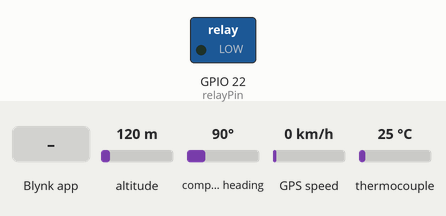
Simulated run of this sketch. Board: ESP32. Shown: switched loads named in the sketch (green lamp = pin HIGH). The inputs (shaded band) are chosen by the test bench; at power-on: compass heading 90°, altitude 120 m, GPS speed 0 km/h, thermocouple 25 °C. WiFi joins after 1.5 s; servers stay silent unless stated; the GPS gets a fix after 3 s at 37.7749, -122.4194 with 8 satellites; what the sketch prints to the serial monitor is not drawn.

Above: at 3.3 s.
3.4 s: Blynk app writes 1 to V2
At 4.9 s:
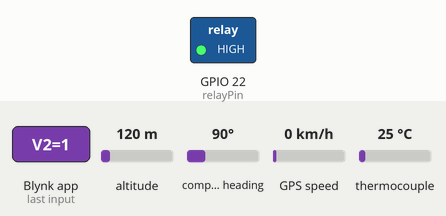
6.6 s: compass heading set to 7°
8.7 s: compass heading set to 269°
Timing chart, 0 to 11.7 s (numbered marks = the images above; inputs shaded):
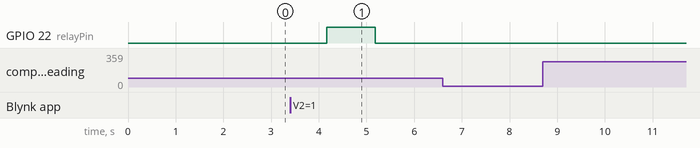

The sketch:

working_with_gps.ino
```cpp
#define BLYNK_TEMPLATE_ID "TMPL6fzI-_4I4"
#define BLYNK_DEVICE_NAME "Smart Switch"
#define BLYNK_AUTH_TOKEN "qYWpT0-IW6NpnsCVxUxEh6fu4-80ctrh"

#define BLYNK_PRINT Serial
#include <WiFi.h>
#include <TinyGPS++.h>
#include <SoftwareSerial.h>
#define BLYNK_PRINT Serial
//#include <ESP8266WiFi.h>
#include <BlynkSimpleEsp32.h>

#include "max6675.h" // max6675.h file is part of the library that you should download from Robojax.com

int soPin = 19;// SO=Serial Out
int csPin = 5;// CS = chip select CS pin
int sckPin = 18;// SCK = Serial Clock pin

MAX6675 james(sckPin, csPin, soPin);// create instance object of MAX6675

static const int RXPin = 2, TXPin = 15;   // GPIO 4=D2(conneect Tx of GPS) and GPIO 5=D1(Connect Rx of GPS
static const uint32_t GPSBaud = 9600; //if Baud rate 9600 didn't work in your case then use 4800

TinyGPSPlus gps;      // The TinyGPS++ object
WidgetMap myMap(V0);  // V0 for virtual pin of Map Widget
SoftwareSerial mygps(RXPin, TXPin);  // The serial connection to the GPS device


float latitude;     //Storing the Latitude
float longitude;    //Storing the Longitude
float velocity;     //Variable  to store the velocity
float sats;         //Variable to store no. of satellites response
String bearing;     //Variable to store orientation or direction of GPS

char auth[] = BLYNK_AUTH_TOKEN;

char ssid[] = "jex";  // type your wifi name
char pass[] = "12345678";  // type your wifi password

BlynkTimer timer;

int relayPin = 22;

unsigned int move_index = 1;       // fixed location for now


void sendSensor()
{
  float c = james.readCelsius();
  float f = james.readFahrenheit(); // or dht.readTemperature(true) for Fahrenheit

  if(c >= 60){
    digitalWrite(relayPin, LOW);
    Blynk.logEvent("device_overheat","WARNING!!!THE DEVICE IS OVERHEATING, OUTLET DISCONNECTED");
    }
    else if(59 >= c > 50){
      Blynk.logEvent("early_warning","WARNING!!!THE DEVICE WILL OVERHEAT");
      }


  if (isnan(c) || isnan(f)) {
    Serial.println("Failed to read from THermocouple sensor!");
    return;
  }
  // You can send any value at any time.
  // Please don't send more that 10 values per second.
    Blynk.virtualWrite(V0, c);
    Blynk.virtualWrite(V1, f);
    Serial.print("Celcius : ");
    Serial.print(c);
    Serial.print("    Fahrenheit : ");
    Serial.println(f);

     delay(1000);

}
void setup()
{

  Serial.begin(115200);

  pinMode(relayPin,OUTPUT);
  Blynk.begin(auth, ssid, pass);
  timer.setInterval(100L, sendSensor);

 Serial.println();
  mygps.begin(GPSBaud);
  Blynk.begin(auth, ssid, pass);
  timer.setInterval(5000L, checkGPS); // every 5s check if GPS is connected, only really needs to be done once
  }
void checkGPS()
{
  if (gps.charsProcessed() < 10)
  {
    Serial.println(F("No GPS detected: check wiring."));
    Blynk.virtualWrite(V3, "GPS ERROR");  // Value Display widget  on V3 if GPS not detected
  }
}

void loop()
{
while (mygps.available() > 0)
  {
    // sketch displays information every time a new sentence is correctly encoded.
    if (gps.encode(mygps.read()))
      displayInfo();
  }

  Blynk.run();
  timer.run();
 }
 BLYNK_WRITE(V2) // This function gets called every time there's a value update for virtual pin V0
{
  int value = param.asInt(); // Get the value of V0
  digitalWrite(relayPin, value); // Set the LED pin to the received value (0 or 1)
  }
  void displayInfo()
{
  if (gps.location.isValid() )
  {
    sats = gps.satellites.value();       //get number of satellites
    latitude = (gps.location.lat());     //Storing the Lat. and Lon.
    longitude = (gps.location.lng());
    velocity = gps.speed.kmph();         //get velocity
    bearing = TinyGPSPlus::cardinal(gps.course.value());     // get the direction

    // Target location (smartphone)
    const double targetLat = 13.1473056;
    const double targetLon = 123.7310278;

    Serial.print("SATS:  ");
    Serial.println(sats);  // float to x decimal places
    Serial.print("LATITUDE:  ");
    Serial.println(latitude, 6);  // float to x decimal places
    Serial.print("LONGITUDE: ");
    Serial.println(longitude, 6);
    Serial.print("SPEED: ");
    Serial.print(velocity);
    Serial.println("kmph");
    Serial.print("DIRECTION: ");
    Serial.println(bearing);

    // Distance between GPS module and smartphone in meters
    double distance = TinyGPSPlus::distanceBetween(latitude, longitude, targetLat, targetLon) * 1000;

    // Check if distance is within 10 meters
    if (distance <= 10.0) {
    digitalWrite(relayPin, HIGH);
  } else {
    digitalWrite(relayPin, LOW);
}

    Blynk.virtualWrite(V3, String(latitude, 6));
    Blynk.virtualWrite(V4, String(longitude, 6));
    Blynk.virtualWrite(V5, sats);
    Blynk.virtualWrite(V6, velocity);
    Blynk.virtualWrite(V7, bearing);
    myMap.location(move_index, latitude, longitude, "GPS_Location");
  }
  Serial.println();
}
```

Measured:
- after the input at 3.4 s, GPIO 22 (relayPin): LOW → HIGH after 0.77 s, → LOW 1.0 s later
- after the input at 6.6 s, every drawn part: stays the same
- after the input at 8.7 s, every drawn part: stays the same
